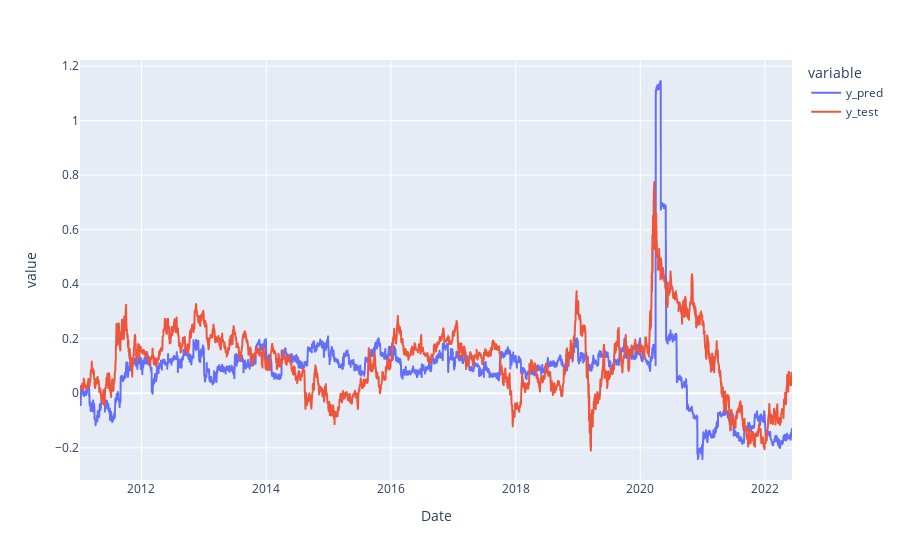

The cell this chart's notebook holds for it:
### Code cell
import pandas as pd
pd.options.plotting.backend = "plotly"
df_test = df_test_y.copy()
df_test['y_pred'] = y_pred
df_test['y_test'] = y_test

df_test[['y_pred', 'y_test']].plot()

### Figure 1 — Plotly figure (JSON) as saved in the notebook; plotly's stock layout.template omitted (floating-point values rounded to 4 significant figures; data arrays with more than 128 entries replaced by an {"elided": "..."} marker saying what was removed)
{"data": [{"hovertemplate": "variable=y_pred<br>Date=%{x}<br>value=%{y}<extra></extra>", "legendgroup": "y_pred", "line": {"color": "#636efa", "dash": "solid"}, "marker": {"symbol": "circle"}, "mode": "lines", "name": "y_pred", "showlegend": true, "type": "scattergl", "x": {"elided": "2875 str values"}, "xaxis": "x", "y": {"elided": "2875 float values"}, "yaxis": "y"}, {"hovertemplate": "variable=y_test<br>Date=%{x}<br>value=%{y}<extra></extra>", "legendgroup": "y_test", "line": {"color": "#EF553B", "dash": "solid"}, "marker": {"symbol": "circle"}, "mode": "lines", "name": "y_test", "showlegend": true, "type": "scattergl", "x": {"elided": "2875 str values"}, "xaxis": "x", "y": {"elided": "2875 float values"}, "yaxis": "y"}], "layout": {"legend": {"title": {"text": "variable"}, "tracegroupgap": 0}, "margin": {"t": 60}, "xaxis": {"anchor": "y", "domain": [0, 1], "title": {"text": "Date"}}, "yaxis": {"anchor": "x", "domain": [0, 1], "title": {"text": "value"}}}}
